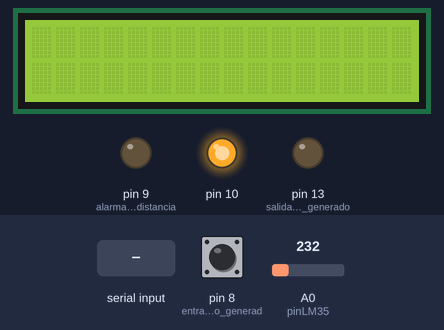
The sketch below on a simulated Arduino Uno, built with avr-gcc and run on an emulated ATmega328P. Shown: 16×2 character LCD, output pins drawn as LEDs (lit = HIGH). The inputs (shaded band) are chosen by the test bench; at power-on: pin 8 (entrada_del_pulso_generad) LOW, A0 (pinLM35) = 232. The local clock reads 2024-03-15 10:24:30 at power-on unless the sketch sets it; what the sketch prints to the serial monitor is not drawn.

Above: at 4.2 s.
4.3 s: "<3>" received over Serial
At 7.2 s:
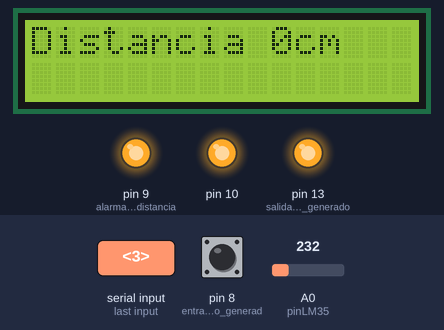
7.3 s: "2\n" received over Serial
At 8.8 s:
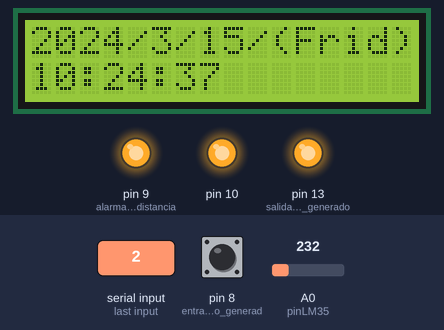
9.4 s: "1\n" received over Serial
At 11.3 s:
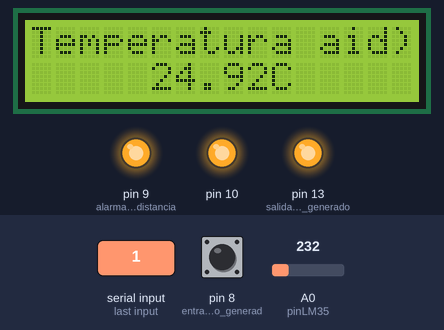
12.4 s: "<1>" received over Serial
At 14.1 s:
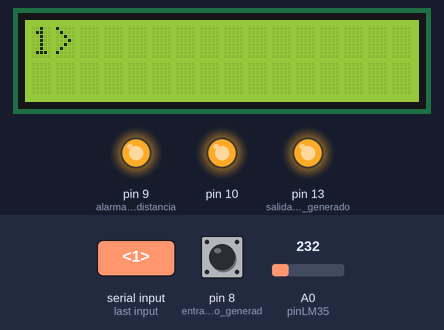
14.4 s: "<1>" received over Serial
At 15.8 s:
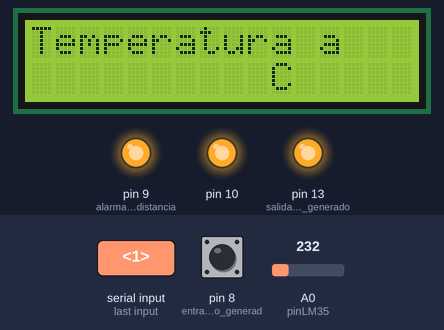
17.4 s: "<2>" received over Serial
At 18.7 s:
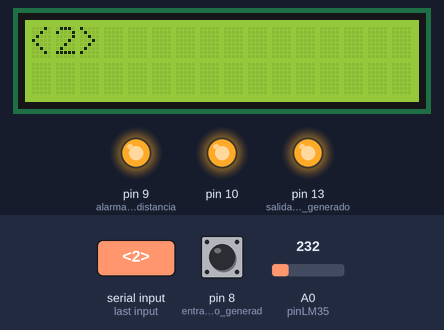
Timing chart, 0 to 19.9 s (numbered marks = the images above; inputs shaded):
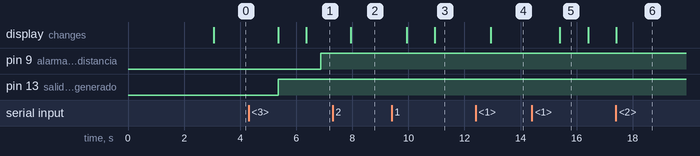

Measured:
- after the input at 4.3 s, pin 9 (alarma_de_la_distancia): LOW → HIGH after 2.6 s; pin 13 (salida_del_pulso_generado): LOW → HIGH after 1.1 s; the display: first changes after 1.1 s (image 1 shows a later state)
- after the input at 7.3 s, the display: changes after 0.64 s (image 2)
- after the input at 9.4 s, the display: first changes after 0.54 s (image 3 shows a later state)
- after the input at 12.4 s, the display: changes after 0.54 s (image 4)
- after the input at 14.4 s, the display: changes after 1.0 s (image 5)
- after the input at 17.4 s, the display: changes at once (image 6)
- what the display in image 5 shows lasts 1.0 s, from 15.4 s to 16.4 s

The sketch:

LCD.ino
```cpp
// libreria para el RTC
#include <Wire.h>
#include "RTClib.h"
// ----- libreria para pantalla---
#include <LiquidCrystal.h>
LiquidCrystal lcd(12, 11, 5, 4, 3, 1);
//--- variables para el programa general------
int input;
// ------ variables  para  MENSAJE --------
String Mensaje = "" ;
//------- variables para TEMPERATURA----------
float tempC; // Variable para almacenar el valor obtenido del sensor (0 a 1023)
int pinLM35 = 0; // Variable del pin de entrada del sensor (A0)
// -------- variables para RELOJ ----------
RTC_DS3231 rtc;
char daysOfTheWeek[7][12] = {"Sund", "Mond", "Tuesd", "Wedn", "Thur", "Frid", "Satu"};
// ------ variables para DISTANCIA ------------
long dis;
long tiem;
int led1 = 9;


void setup() {
  // ---------- GENERAL -------------
#ifndef ESP8266
  while (!Serial);
#endif
  Serial.begin(9600);
  delay(3000); // wait for console opening
  lcd.begin(16, 2);
  lcd.clear();
  // ------------- MENSAJES---------
  pinMode(10 , OUTPUT);
  digitalWrite(10 , HIGH);
  //--------------- RELOJ ----------
  if (! rtc.begin()) {
    Serial.println("NO SE PUDO CONECTAR");
    lcd.println("NO SE ESTA EJECUTANDO LA CONEXION!");
    delay(10000);
    while (1);
  }


  if (rtc.lostPower()) {
    rtc.adjust(DateTime(F(__DATE__), F(__TIME__)));
    // This line sets the RTC with an explicit date & time, for example to set
    // January 21, 2014 at 3am you would call:
    // rtc.adjust(DateTime(2014, 1, 21, 3, 0, 0));
    lcd.begin(16, 2);
    lcd.clear();
  }
  //--------------- DISTANCIA-------
  pinMode(13, OUTPUT); //salida del pulso generado por el sensor ultrasónico 10-13
  pinMode(8, INPUT);//entrada del pulso generado por el sensor ultrasónico 9-10
  pinMode(9, OUTPUT);//alarma de la distancia(encenderá el led) 11-9

  //--------------- TEMPERATURA-----
  analogReference(INTERNAL);
}

void loop() {
  if (Serial.available() > 0) {
    //input = Serial.read();
    input = Decimal_to_ASCII(Serial.read());

    //------------- TEMPERATURA ------------
    if (input == '1') {
      lcd.setCursor(0,0);
      lcd.print("Temperatura a");
      tempC = analogRead(pinLM35);
      // Calculamos la temperatura con la fórmula
      tempC = (1.1 * tempC * 100.0 ) / 1024.0;
      lcd.setCursor(0, 1);
      lcd.print("          C");
      delay(1000);
      lcd.setCursor(5, 1);
      lcd.print(tempC);
      // Envia el dato al puerto serial
      Serial.print(tempC);
      // Salto de línea
      Serial.print("\n");

      // Esperamos un tiempo para repetir el loop
      delay(1000);

    }
    //---------------- HORA -----------
    else if (input == '2') {

      DateTime now = rtc.now();
      lcd.begin(16, 2);
      //lcd.clear();
      lcd.print(now.year(), DEC);
      lcd.print('/');
      Serial.print(now.year(), DEC);
      Serial.print('/');
      lcd.print(now.month(), DEC);
      lcd.print('/');
      Serial.print(now.month(), DEC);
      Serial.print('/');
      lcd.print(now.day(), DEC);
      lcd.print('/');
      Serial.print(now.day(), DEC);
      Serial.print(" (");
      Serial.print(daysOfTheWeek[now.dayOfTheWeek()]);
      lcd.print('(');
      lcd.print(daysOfTheWeek[now.dayOfTheWeek()]);
      lcd.print(')');
      Serial.print(") ");
      lcd.setCursor(0, 1);
      Serial.print(now.hour(), DEC);
      Serial.print(':');
      lcd.print(now.hour(), DEC);
      lcd.print(':');
      Serial.print(now.minute(), DEC);
      Serial.print(':');
      lcd.print(now.minute(), DEC);
      lcd.print(':');
      Serial.print(now.second(), DEC);
      Serial.println();
      lcd.print(now.second(), DEC);
      Serial.println();
      delay(1000);
    }

    //------------- DISTANCIA ------------
    else if (input == '3') {
      lcd.begin(16, 2);
      lcd.print("Distancia");

      digitalWrite(13, LOW); //recibimiento del pulso.
      delayMicroseconds(8);
      digitalWrite(13, HIGH);//envió del pulso.
      delayMicroseconds(8);
      tiem=pulseIn(8, HIGH); //fórmula para medir el pulso entrante.
      dis=  int(0.017 * tiem); //fórmula para calcular la distancia del sensor ultrasónico.

      lcd.setCursor(10, 0);
      lcd.print(dis);
      lcd.print("cm");
      delay(500);

      if (dis < 10) { //comparativo para la alarma se ingresa la distancia en la que encenderá o apagara.
        digitalWrite(9, HIGH);
      }
      else
      {
        digitalWrite(9, LOW);
      }
      Serial.println("LA DISTANCIA ES:");
      Serial.println(dis);
      Serial.println("cm");
    }
    //--------------- MENSAJES -------------
    else {

      int caracteres = 0;
      while (Serial.available() > 0) {
        Mensaje = Mensaje + Decimal_to_ASCII(Serial.read());
      }
      caracteres = Mensaje.length();
      if (caracteres > 16) {
        if (Mensaje != "") {
          lcd.clear();
          lcd.print(Mensaje.substring(0, 16));
          lcd.setCursor(0, 1);
          lcd.print(Mensaje.substring(16, caracteres));

        }

      } else {
        if ( Mensaje != "") {
          lcd.clear();
          lcd.print(Mensaje);
        }
      }
      delay(1000);
      Mensaje = "";


    }
  }
}

//----------- METODO INDEPENDIENTE ( FUERA DEL LOOP PARA CODIGO DE  MENSAJES---------------
char Decimal_to_ASCII(int entrada) {
  char salida = ' ' ;
  switch (entrada) {
    case 32:
      salida = ' ';
      break;
    case 33:
      salida = '!';
      break;
    case 34:
      salida = '"';
      break;
    case 35:
      salida = '#';
      break;
    case 36:
      salida = '$';
      break;
    case 37:
      salida = '%';
      break;
    case 38:
      salida = '&';
      break;
    case 39:
      salida = ' ';
      break;
    case 40:
      salida = '(';
      break;
    case 41:
      salida = ')';
      break;
    case 42:
      salida = '*';
      break;
    case 43:
      salida = '+';
      break;
    case 44:
      salida = ',';
      break;
    case 45:
      salida = '-';
      break;
    case 46:
      salida = '.';
      break;
    case 47:
      salida = '/';
      break;
    case 48:
      salida = '0';
      break;
    case 49:
      salida = '1';
      break;
    case 50:
      salida = '2';
      break;
    case 51:
      salida = '3';
      break;
    case 52:
      salida = '4';
      break;
    case 53:
      salida = '5';
      break;
    case 54:
      salida = '6';
      break;
    case 55:
      salida = '7';
      break;
    case 56:
      salida = '8';
      break;
    case 57:
      salida = '9';
      break;
    case 58:
      salida = ':';
      break;
    case 59:
      salida = ';';
      break;
    case 60:
      salida = '<';
      break;
    case 61:
      salida = '=';
      break;
    case 62:
      salida = '>';
      break;
    case 63:
      salida = '?';
      break;
    case 64:
      salida = '@';
      break;
    case 65:
      salida = 'A';
      break;
    case 66:
      salida = 'B';
      break;
    case 67:
      salida = 'C';
      break;
    case 68:
      salida = 'D';
      break;
    case 69:
      salida = 'E';
      break;
    case 70:
      salida = 'F';
      break;
    case 71:
      salida = 'G';
      break;
    case 72:
      salida = 'H';
      break;
    case 73:
      salida = 'I';
      break;
    case 74:
      salida = 'J';
      break;
    case 75:
      salida = 'K';
      break;
    case 76:
      salida = 'L';
      break;
    case 77:
      salida = 'M';
      break;
    case 78:
      salida = 'N';
      break;
    case 79:
      salida = 'O';
      break;
    case 80:
      salida = 'P';
      break;
    case 81:
      salida = 'Q';
      break;
    case 82:
      salida = 'R';
      break;
    case 83:
      salida = 'S';
      break;
    case 84:
      salida = 'T';
      break;
    case 85:
      salida = 'U';
      break;
    case 86:
      salida = 'V';
      break;
    case 87:
      salida = 'W';
      break;
    case 88:
      salida = 'X';
      break;
    case 89:
      salida = 'Y';
      break;
    case 90:
      salida = 'Z';
      break;
    case 91:
      salida = '[';
      break;
    case 92:
      salida = ' ';
      break;
    case 93:
      salida = ']';
      break;
    case 94:
      salida = '^';
      break;
    case 95:
      salida = '_';
      break;
    case 96:
      salida = '`';
      break;
    case 97:
      salida = 'a';
      break;
    case 98:
      salida = 'b';
      break;
    case 99:
      salida = 'c';
      break;
    case 100:
      salida = 'd';
      break;
    case 101:
      salida = 'e';
      break;
    case 102:
      salida = 'f';
      break;
    case 103:
      salida = 'g';
      break;
    case 104:
      salida = 'h';
      break;
    case 105:
      salida = 'i';
      break;
    case 106:
      salida = 'j';
      break;
    case 107:
      salida = 'k';
      break;
    case 108:
      salida = 'l';
      break;
    case 109:
      salida = 'm';
      break;
    case 110:
      salida = 'n';
      break;
    case 111:
      salida = 'o';
      break;
    case 112:
      salida = 'p';
      break;
    case 113:
      salida = 'q';
      break;
    case 114:
      salida = 'r';
      break;
    case 115:
      salida = 's';
      break;
    case 116:
      salida = 't';
      break;
    case 117:
      salida = 'u';
      break;
    case 118:
      salida = 'v';
      break;
    case 119:
      salida = 'w';
      break;
    case 120:
      salida = 'x';
      break;
    case 121:
      salida = 'y';
      break;
    case 122:
      salida = 'z';
      break;
    case 123:
      salida = '{';
      break;
    case 124:
      salida = '|';
      break;
    case 125:
      salida = '}';
      break;
    case 126:
      salida = '~';
      break;
  }
  return salida;
}
```
